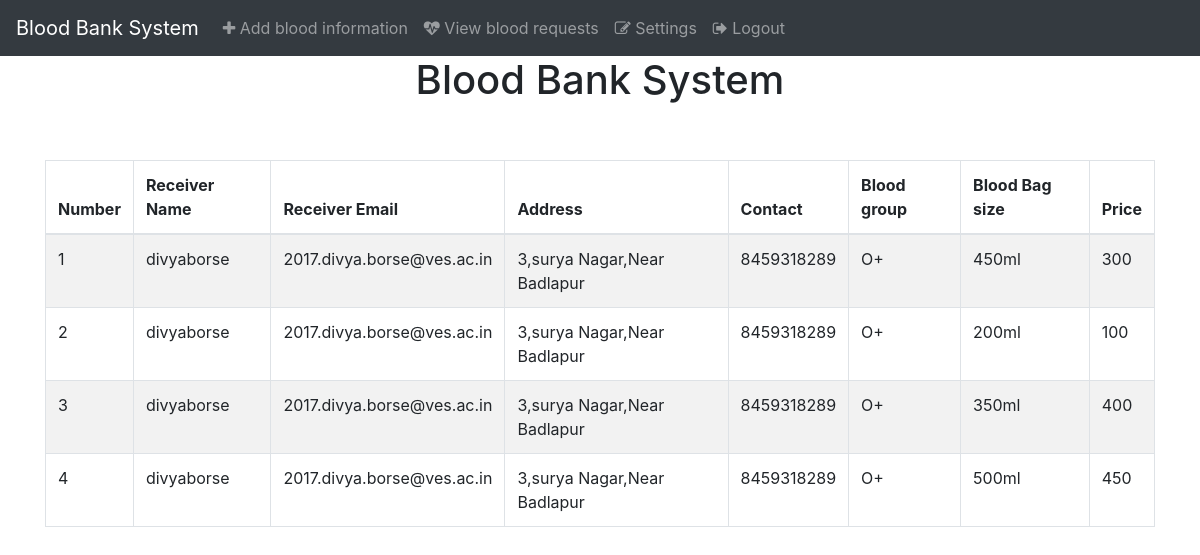
The page /view.php (signed in) on the database its author committed.
### tables this page shows
CREATE TABLE `receiver_register` (
  `id` int(255) NOT NULL,
  `name` text NOT NULL,
  `address` varchar(255) NOT NULL,
  `age` int(11) NOT NULL,
  `bloodgroup` varchar(3) NOT NULL,
  `email` varchar(255) NOT NULL,
  `password` varchar(255) NOT NULL,
  `contact` bigint(10) NOT NULL
);

CREATE TABLE `add_info` (
  `id` int(255) NOT NULL,
  `hospital_id` int(255) NOT NULL,
  `user_id` int(255) NOT NULL,
  `bloodgroup` varchar(6) NOT NULL,
  `bagsize` varchar(255) NOT NULL,
  `price` int(255) NOT NULL,
  `status` varchar(255) NOT NULL
);

### view.php (the view, shortened to what this page needs)
<!DOCTYPE html>
<html lang="en">
<head>
  <link rel="stylesheet" href="https://maxcdn.bootstrapcdn.com/bootstrap/4.5.2/css/bootstrap.min.css">
   <link rel="stylesheet" href="https://cdnjs.cloudflare.com/ajax/libs/font-awesome/4.7.0/css/font-awesome.min.css">
</head>
<body>
  <?php
require 'navbar.php';
?>
<center>
  <h1>Blood Bank System</h1>
<div class="container">
 <br><br>
  <table class="table table-striped table-bordered">
    <?php
    require "connection.php";
$email =  $_SESSION['email'];
$sql1 = "select * from hospital_register where email = '$email'";
$result1 = mysqli_query($db,$sql1) or die(mysqli_error($db));
        global $value;
  if(mysqli_num_rows($result1) >=1){
 while($rowb = mysqli_fetch_array($result1)){
$value =$rowb['id'];
}
}
  $id = 0;
      $db = mysqli_connect("localhost","root","","bloodbanksystem");
    $sql = "SELECT receiver_register.name as Name,receiver_register.address as Address,receiver_register.age as Age,receiver_register.email as Email,receiver_register.contact as Contact,add_info.id as id,add_info.bloodgroup as BloodGroup,add_info.bagsize as Bagsize, add_info.price as Price from receiver_register inner join add_info on add_info.user_id = receiver_register.id where add_info.user_id = receiver_register.id and add_info.status= 'Requested' and add_info.hospital_id = $value";
    $result =mysqli_query($db,$sql) or die(mysqli_error($db));
    if(mysqli_num_rows($result) >=1){
    ?>
    <thead>
      <tr>
        <th>Number</th>
        <th>Receiver Name</th>
        <th>Receiver Email</th>
        <th>Address</th>
        <th>Contact</th>
        <th>Blood group</th>
        <th>Blood Bag size</th>
        <th>Price</th>
      </tr>
    </thead>
    <tbody>
    <?php
    while($row = mysqli_fetch_array($result)){
echo '
      <tr>
        <td>'.++$id.'</td>
         <td>'.$row['Name'].'</td>
       <td>'.$row['Email'].'</td>
         <td>'.$row['Address'].'</td>
           <td>'.$row['Contact'].'</td>
          <td>'.$row['BloodGroup'].'</td>
        <td>'.$row['Bagsize'].'</td>
          <td>'.$row['Price'].'</td>
      </tr>';
    }
    ?>
    </tbody>
    <?php
}
   else{
echo "<center><h2 style='background-color:Tomato;'>No blood samples are requested</h2></center>";
}
?>
  </table>
</div>
</center>
</body>
</html>

### navbar.php (shortened to what this page needs)
<nav class="navbar navbar-expand-md bg-dark navbar-dark">
  <a class="navbar-brand" href="index.php">Blood Bank System</a>
  <div class="collapse navbar-collapse" id="collapsibleNavbar">
    <ul class="navbar-nav navbar-right">
              <?php
           if(isset($_SESSION['email'])){
             echo '<a class="nav-link" href="add.php"><span class="fa fa-plus"></span> Add blood information</a></li>';
            echo '<a class="nav-link" href="view.php"><span class="fa fa-heartbeat"></span> View blood requests</a></li>';
              echo '<a class="nav-link" href="settings.php"><span class="fa fa-edit"></span> Settings</a></li>';
              echo '<a class="nav-link" href="logout1.php"><span class="fa fa-sign-out"></span> Logout</a></li>';
            }
            else{
             echo '<li class="nav-item">
        <a class="nav-link" href="hospital_register.php"><span class="fa fa-sign-in"></span> Sign Up</a></li>';
     echo  '<li class="nav-item">
        <a class="nav-link" href="hospital_login.php"><span class="fa fa-user"></span> Login</a></li>';
            }
        ?>
    </ul>
  </div>
</nav>

### rows shown on the page
receiver_register: name "divyaborse", email "2017.divya.borse@ves.ac.in", address "3,surya Nagar,Near Badlapur", contact "8459318289", add_info.bloodgroup "O+", add_info.bagsize "450ml", add_info.price "300", add_info.bagsize "200ml", add_info.price "100", add_info.bagsize "350ml", add_info.price "400", add_info.bagsize "500ml", add_info.price "450"
